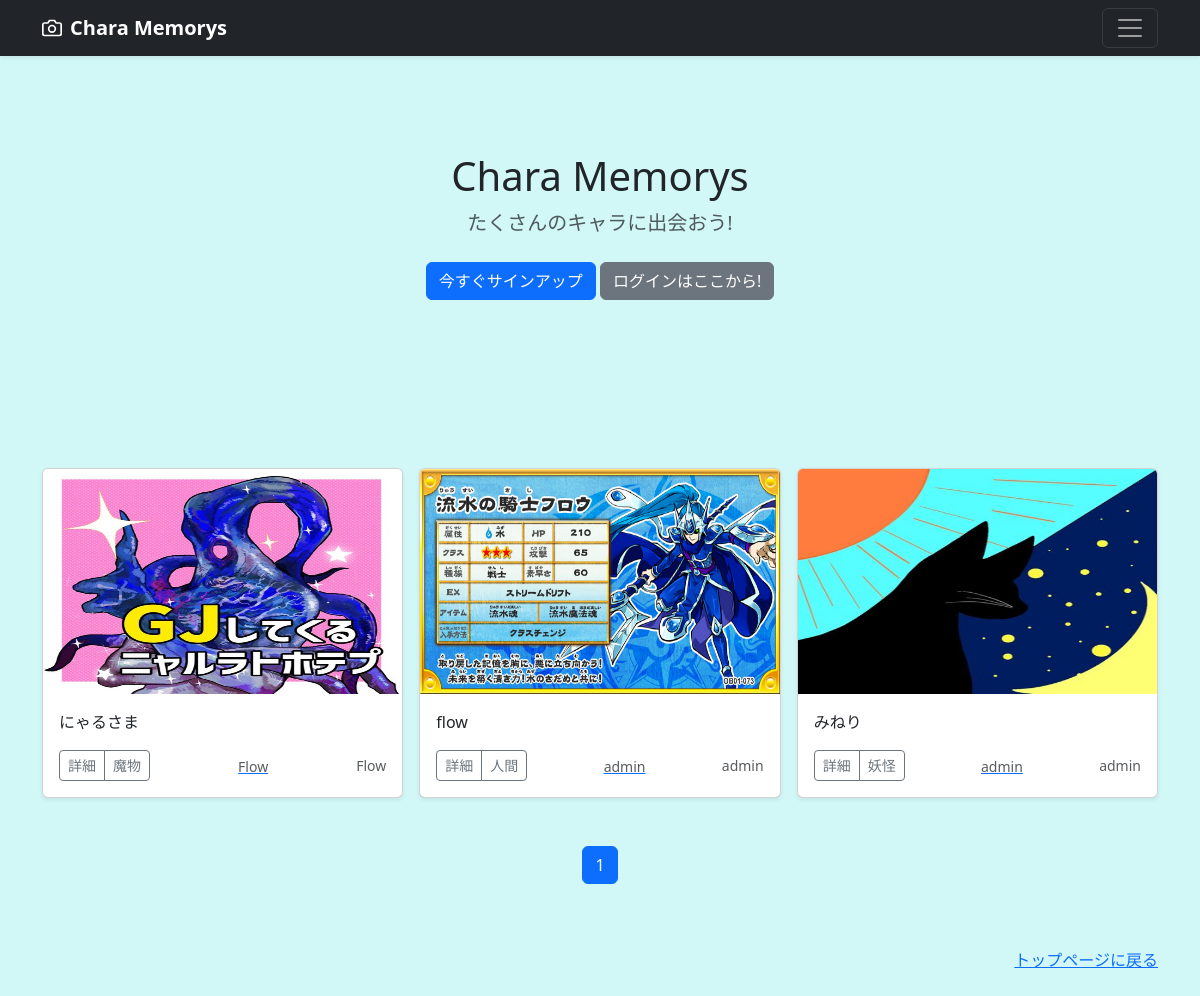
The page / on the database its author committed.
### chara/models.py (models this page shows, shortened)
class CharaMake(models.Model):
    user = models.ForeignKey(
        CustomUser,
        verbose_name='ユーザー',
        on_delete = models.CASCADE
        )
    category = models.ForeignKey(
        Category,
        verbose_name='カテゴリ',
        on_delete=models.PROTECT
        )
    title = models.CharField(
        verbose_name='タイトル',
        max_length=200
        )
    comment = models.TextField(
        verbose_name='コメント',
        )
    image1 = models.ImageField(
        verbose_name='イメージ1',
        upload_to = 'charas',
        )
    image2 = models.ImageField(
        verbose_name='イメージ2',
        upload_to='charas',
        blank=True,
        null=True
        )
    posted_at = models.DateTimeField(
        verbose_name='投稿日時',
        auto_now_add=True
        )

class  Category(models.Model):
    title = models.CharField(
        verbose_name='キャラ一覧',
        max_length=20)

### accounts/models.py (models this page shows)
class CustomUser(AbstractUser):
    pass

### chara/views.py (the view)
# urls.py: path('', views.IndexView.as_view(), name='index'),
class IndexView(ListView):
    template_name = 'index.html'
    queryset = CharaMake.objects.order_by('posted_at')
    paginate_by = 9

### chara/templates/index.html (shortened to what this page needs)
{% extends 'base.html' %}
      {% block contents %}
      {% include "charas_title.html" %}
      {% include "charas_list.html" %}
      {% include "pagenation.html" %}
      {% endblock %}

### chara/templates/charas_list.html
  <div class="album py-5 bg-ligth">
    <div class="container">
      <div class="row row-cols-1 row-cols-sm-2 row-cols-md-3 g-3">
        {% for record in object_list %}
        <div class="col">
          <div class="card shadow-sm">
            <img src="{{ record.image1.url }}" class="bd-placeholder-img card-img-top" width="100%" height="225" xmlns="http://www.w3.org/2000/svg" role="img" aria-label="Placeholder: Thumbnail" preserveAspectRatio="xMidYMid slice" focusable="false"><title>Placeholder</title><rect width="100%" height="100%" fill="#55595c"/></img>
            <div class="card-body">
              <p class="card-text">
                {{record.title}}
              </p>
              <div class="d-flex justify-content-between align-items-center">
                <div class="btn-group">
                  <button type="button" class="btn btn-sm btn-outline-secondary"  onclick="location.href='{% url "chara:chara_detail" record.pk %}'">詳細</button>
                  <button type="button" class="btn btn-sm btn-outline-secondary"  onclick="location.href='{% url "chara:charas_cat" category=record.category.id %}'">{{record.category.title}}</button>
                </div>
                <a href="{% url 'chara:user_list' user=record.user.id %}">
                  <small class="text-muted"> {{record.user.username}}</small>
                </a>
                <small class="text-muted">{{record.user.username}}</small>
              </div>
            </div>
          </div>
        </div>
        {% endfor %}
      </div>
    </div>
  </div>

### chara/templates/base.html (style rules this page uses)
body { background-color: rgb(210, 247, 247); }
.bd-placeholder-img { font-size: 1.125rem; text-anchor: middle; -webkit-user-select: none; -moz-user-select: none; user-select: none; }

### rows shown on the page
CharaMake: image1 (picture), title "にゃるさま", category "魔物", user.username "Flow"
CharaMake: image1 (picture), title "flow", category "人間", user.username "admin"
CharaMake: image1 (picture), title "みねり", category "妖怪", user.username "admin"

### other values the page prints
{{ num }} "1"
